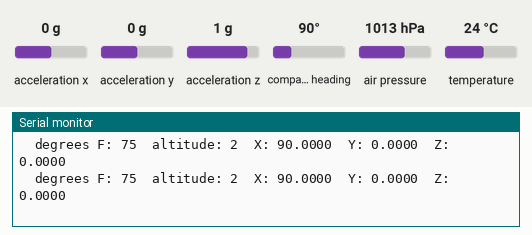
Bench run of a sketch on a simulated Arduino Uno, built with avr-gcc and run on an emulated ATmega328P. Shown: the last lines printed to the serial monitor. The test bench sets the inputs (shaded band); at power-on: acceleration x 0 g, acceleration y 0 g, acceleration z 1 g, compass heading 90°, air pressure 1013 hPa, temperature 24 °C.

Above: at 3.3 s.
3.4 s: acceleration x set to -1.4 g
At 3.67 s:
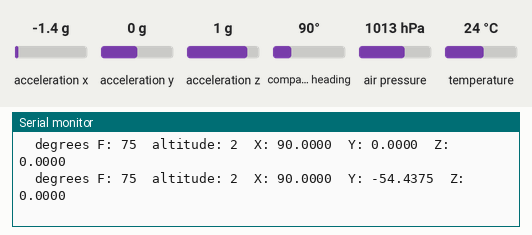
4.9 s: acceleration y set to -1.4 g
At 4.9 s:
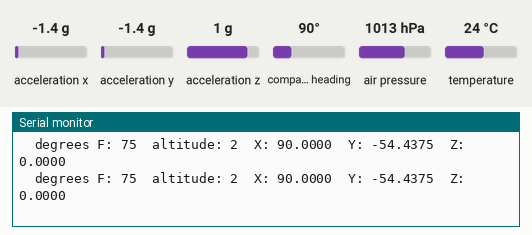
6.4 s: acceleration z set to -1.4 g
At 6.62 s:
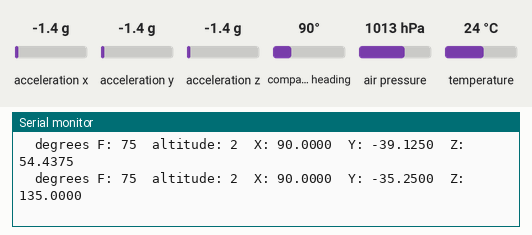
9.4 s: compass heading set to 7°
At 9.57 s:
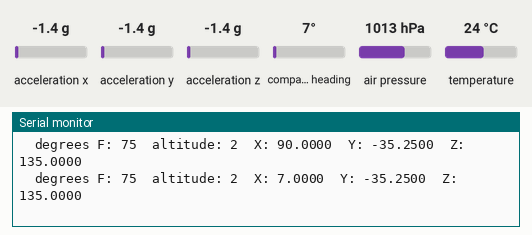
12.4 s: air pressure set to 952 hPa
At 12.52 s:
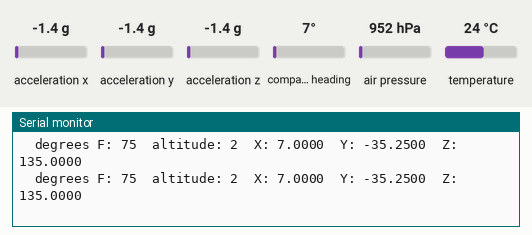
13.9 s: temperature set to 41 °C
At 13.99 s:
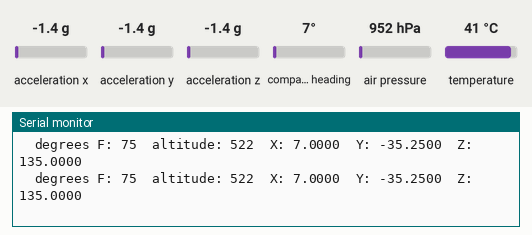
Timing chart, 0 to 16.9 s (numbered marks = the images above; inputs shaded):
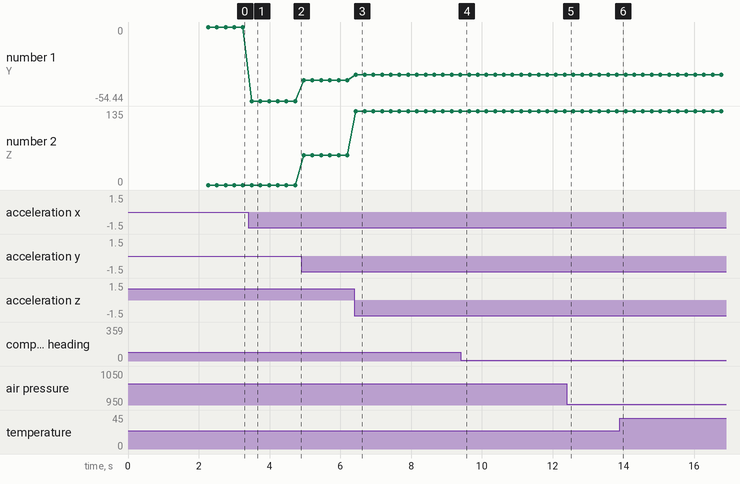

The sketch:

sensortest.ino
```cpp
#include <Wire.h>
#include <stdlib.h>
#include <Adafruit_Sensor.h>
#include <Adafruit_BNO055.h>
#include <utility/imumaths.h>

#include <Adafruit_MPL3115A2.h>
#include <Adafruit_MCP9808.h>

#include <SoftwareSerial.h>
SoftwareSerial mySerial(11,5);
byte data[20];
/* This driver uses the Adafruit unified sensor library (Adafruit_Sensor),
   which provides a common 'type' for sensor data and some helper functions.

   To use this driver you will also need to download the Adafruit_Sensor
   library and include it in your libraries folder.

   You should also assign a unique ID to this sensor for use with
   the Adafruit Sensor API so that you can identify this particular
   sensor in any data logs, etc.  To assign a unique ID, simply
   provide an appropriate value in the constructor below (12345
   is used by default in this example).

   Connections
   ===========
   Connect SCL to analog 5
   Connect SDA to analog 4
   Connect VDD to 3-5V DC
   Connect GROUND to common ground

   History
   =======
   2015/MAR/03  - First release (KTOWN)
   2015/AUG/27  - Added calibration and system status helpers
*/

/* Set the delay between fresh samples */
#define BNO055_SAMPLERATE_DELAY_MS (100)

Adafruit_BNO055 bno = Adafruit_BNO055(55);

Adafruit_MPL3115A2 mpl;
Adafruit_MCP9808 tempsensor = Adafruit_MCP9808();
/**************************************************************************/
/*
    Displays some basic information on this sensor from the unified
    sensor API sensor_t type (see Adafruit_Sensor for more information)
*/
/**************************************************************************/
void displaySensorDetails(void)
{
  sensor_t sensor;
  bno.getSensor(&sensor);
  Serial.println("------------------------------------");
  Serial.print  ("Sensor:       "); Serial.println(sensor.name);
  Serial.print  ("Driver Ver:   "); Serial.println(sensor.version);
  Serial.print  ("Unique ID:    "); Serial.println(sensor.sensor_id);
  Serial.print  ("Max Value:    "); Serial.print(sensor.max_value); Serial.println(" xxx");
  Serial.print  ("Min Value:    "); Serial.print(sensor.min_value); Serial.println(" xxx");
  Serial.print  ("Resolution:   "); Serial.print(sensor.resolution); Serial.println(" xxx");
  Serial.println("------------------------------------");
  Serial.println("");
  delay(500);
}

/**************************************************************************/
/*
    Display some basic info about the sensor status
*/
/**************************************************************************/
void displaySensorStatus(void)
{
  /* Get the system status values (mostly for debugging purposes) */
  uint8_t system_status, self_test_results, system_error;
  system_status = self_test_results = system_error = 0;
  bno.getSystemStatus(&system_status, &self_test_results, &system_error);

  /* Display the results in the Serial Monitor */
  Serial.println("");
  Serial.print("System Status: 0x");
  Serial.println(system_status, HEX);
  Serial.print("Self Test:     0x");
  Serial.println(self_test_results, HEX);
  Serial.print("System Error:  0x");
  Serial.println(system_error, HEX);
  Serial.println("");
  delay(500);
}

/**************************************************************************/
/*
    Display sensor calibration status
*/
/**************************************************************************/
void displayCalStatus(void)
{
  /* Get the four calibration values (0..3) */
  /* Any sensor data reporting 0 should be ignored, */
  /* 3 means 'fully calibrated" */
  uint8_t system, gyro, accel, mag;
  system = gyro = accel = mag = 0;
  bno.getCalibration(&system, &gyro, &accel, &mag);

  /* The data should be ignored until the system calibration is > 0 */
  Serial.print("\t");
  if (!system)
  {
    Serial.print("! ");
  }

  /* Display the individual values */
  Serial.print("Sys:");
  Serial.print(system, DEC);
  Serial.print(" G:");
  Serial.print(gyro, DEC);
  Serial.print(" A:");
  Serial.print(accel, DEC);
  Serial.print(" M:");
  Serial.print(mag, DEC);
}

/**************************************************************************/
/*
    Arduino setup function (automatically called at startup)
*/
/**************************************************************************/
void setup(void)
{
  Serial.begin(9600);
  Serial.println("Orientation Sensor Test"); Serial.println("");
  mySerial.begin(9600);
  data[0]=0;
  /* Initialise the sensor */
  if(!bno.begin())
  {
    /* There was a problem detecting the BNO055 ... check your connections */
    Serial.print("Ooops, no BNO055 detected ... Check your wiring or I2C ADDR!");
    while(1);
  }

  delay(1000);

  /* Display some basic information on this sensor */
  displaySensorDetails();

  /* Optional: Display current status */
  displaySensorStatus();

  bno.setExtCrystalUse(true);


  //bno settup
  if (!mpl.begin())
    Serial.print("error with mpl pressure sense");

  //mcp settup
  //  A2 A1 A0 address
  //  0  0  0   0x18  this is the default address
  //  0  0  1   0x19
  //  0  1  0   0x1A
  //  0  1  1   0x1B
  //  1  0  0   0x1C
  //  1  0  1   0x1D
  //  1  1  0   0x1E
  //  1  1  1   0x1F
  if (tempsensor.begin(0x18)) {
    tempsensor.setResolution(3);
  }else{
    Serial.println("Couldn't find MCP9808! Check your connections and verify the address is correct.");
  }
}

/**************************************************************************/
/*
    Arduino loop function, called once 'setup' is complete (your own code
    should go here)
*/
/**************************************************************************/
void loop(void)
{
  /* Get a new sensor event */
  sensors_event_t event;
  bno.getEvent(&event);

  /* Display the floating point data */
  Serial.print("\tX: ");
  Serial.print(event.orientation.x, 4);
  Serial.print("\tY: ");
  Serial.print(event.orientation.y, 4);
  Serial.print("\tZ: ");
  Serial.print(event.orientation.z, 4);

  /* Optional: Display calibration status */
  //displayCalStatus();

  /* Optional: Display sensor status (debug only) */
  //displaySensorStatus();

  /* New line for the next sample */
  Serial.println("");

  /* Wait the specified delay before requesting nex data */
  delay(BNO055_SAMPLERATE_DELAY_MS);
  int temp =tempsensor.readTempF();
  int alt= mpl.getAltitude();

  byte tempData[4];
  byte altData[4];

  memcpy(tempData, &temp, 4);
  memcpy(altData, &alt, 4);


  memcpy(data+1, tempData, 4);
  memcpy(data+5, altData, 4);

  Serial.print("\tdegrees F: ");
  Serial.print(temp);
  Serial.print("\taltitude: ");
  Serial.print(alt);
  delay(100);

  mySerial.write(data, 20);
}
```

Measured:
- after the input at 3.4 s, the serial monitor: prints a new line after 0.09 s (image 1)
- after the input at 6.4 s, the serial monitor: prints a new line at once (image 3)
- plotted number 1: 0 → -54.44 after the input at 3.4 s, -54.44 → -39.12 after the input at 4.9 s, -39.12 → -35.25 after the input at 6.4 s
- plotted number 2: 0 → 54.44 after the input at 4.9 s, 54.44 → 135 after the input at 6.4 s, 135 → 1 after the input at 13.9 s
